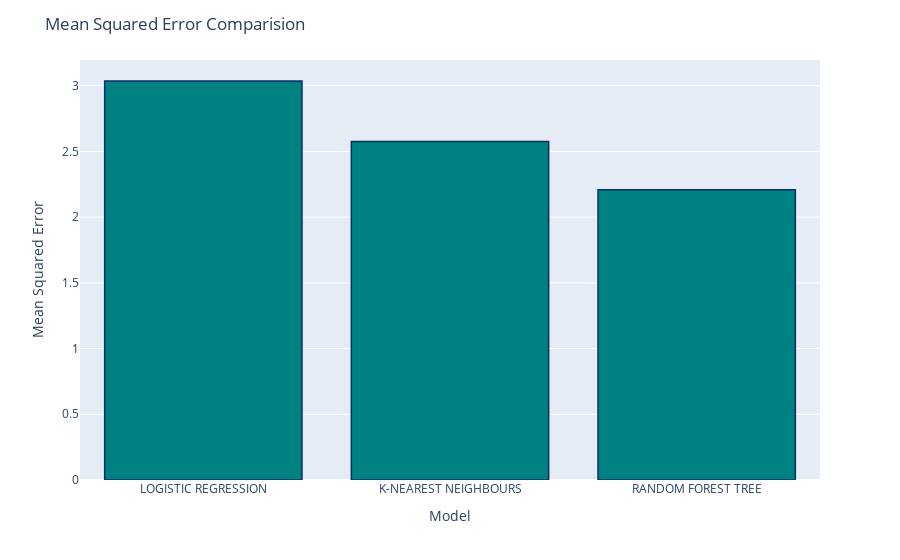

Notebook code for this chart:
### Code cell
fig = px.bar(x=list(mean_squared_errors.keys()), y=list(mean_squared_errors.values()))
fig.update_traces(marker_color='teal', marker_line_color='rgb(8,48,107)', marker_line_width=1.5)
fig.update_layout(title="Mean Squared Error Comparision", xaxis_title="Model", yaxis_title="Mean Squared Error")
fig.show()

### Figure 1 — Plotly figure (JSON) as saved in the notebook; plotly's stock layout.template omitted (floating-point values rounded to 4 significant figures)
{"data": [{"alignmentgroup": "True", "hovertemplate": "x=%{x}<br>y=%{y}<extra></extra>", "legendgroup": "", "marker": {"color": "teal", "line": {"color": "rgb(8,48,107)", "width": 1.5}, "pattern": {"shape": ""}}, "name": "", "offsetgroup": "", "orientation": "v", "showlegend": false, "textposition": "auto", "type": "bar", "x": ["LOGISTIC REGRESSION", "K-NEAREST NEIGHBOURS", "RANDOM FOREST TREE"], "xaxis": "x", "y": [3.036, 2.576, 2.208], "yaxis": "y"}], "layout": {"barmode": "relative", "legend": {"tracegroupgap": 0}, "margin": {"t": 60}, "title": {"text": "Mean Squared Error Comparision"}, "xaxis": {"anchor": "y", "domain": [0, 1], "title": {"text": "Model"}}, "yaxis": {"anchor": "x", "domain": [0, 1], "title": {"text": "Mean Squared Error"}}}}
